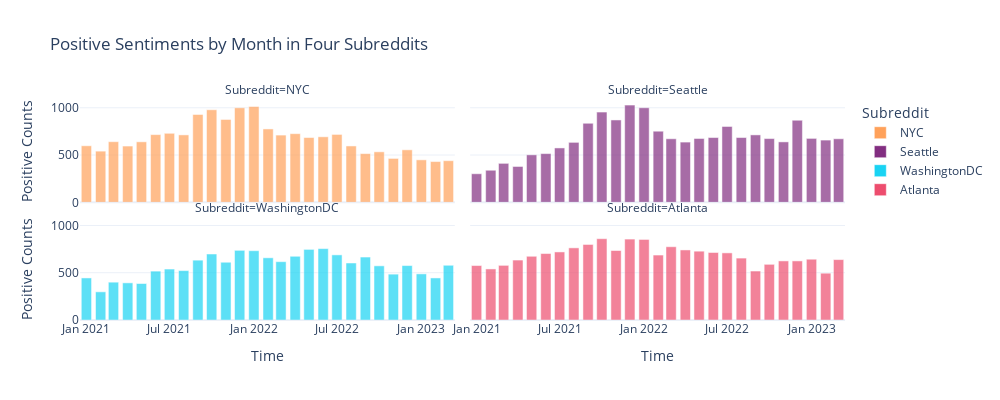

Notebook code cell kept with this figure:
### Markdown cell above
### Sentiment over time

### Code cell
import arrow
import pandas as pd
import plotly.express as px
# read the parquet file
# df = pd.read_parquet('/Users/linlinw/fall-2023-reddit-project-team-02/website/notebooks/nlp_reddit_df.parquet')
df = reddit_nlp_df
# only keep column domain, created_utc, sentiment
df_sentiment = df[['domain', 'created_utc', 'sentiment']]
# Convert 'created_utc' to datetime
df_sentiment['created_utc'] = pd.to_datetime(df_sentiment['created_utc'])
# Extract year and month
df_sentiment['year_month'] = df_sentiment['created_utc'].dt.to_period('M')
df_sentiment = df_sentiment[['domain', 'sentiment', 'year_month']]
# extract data that domain = self.Seattle
nyc_sentiment = df_sentiment[df_sentiment['domain'] == 'self.nyc']
seattle_sentiment = df_sentiment[df_sentiment['domain'] == 'self.Seattle']
dc_sentiment = df_sentiment[df_sentiment['domain'] == 'self.washingtondc']
atlanta_sentiment = df_sentiment[df_sentiment['domain'] == 'self.Atlanta']
nyc_count = nyc_sentiment.groupby("year_month")["sentiment"].apply(lambda x: x.apply(pd.Series).stack().value_counts()).unstack(fill_value=0)
seattle_count = seattle_sentiment.groupby("year_month")["sentiment"].apply(lambda x: x.apply(pd.Series).stack().value_counts()).unstack(fill_value=0)
dc_count = dc_sentiment.groupby("year_month")["sentiment"].apply(lambda x: x.apply(pd.Series).stack().value_counts()).unstack(fill_value=0)
atlanta_count = atlanta_sentiment.groupby("year_month")["sentiment"].apply(lambda x: x.apply(pd.Series).stack().value_counts()).unstack(fill_value=0)
# add a Subreddit column
nyc_count['Subreddit'] = 'NYC'
seattle_count['Subreddit'] = 'Seattle'
dc_count['Subreddit'] = 'WashingtonDC'
atlanta_count['Subreddit'] = 'Atlanta'
# combine all the dataframes
df_all = pd.concat([nyc_count, seattle_count, dc_count, atlanta_count])
# rename the columns
df_all.columns = ['Negative', 'Neutral', 'Positive','nan', 'Subreddit']
# plot a bar chart with four different cities by year_month and positive sentiment counts and put four cities in one chart using facet_col
facet_colors = {
    'nyc': '#7DDF64',
    'washingtondc': '#FAA916',
    'Seattle': '#822E81',
    'Atlanta': '#ED4D6E'
}

df_all['year_month'] = df_all.index.strftime('%Y-%m')
fig = px.bar(df_all, x='year_month', y="Positive", title="Positive Sentiments by Month in Four Subreddits",
                facet_col="Subreddit",
                facet_col_wrap=2,
                color='Subreddit',
                color_discrete_map=facet_colors,
                opacity=0.7, width=1000, height=400, template='plotly_white', 
                labels={'year_month':'Time', 'Positive':'Positive Counts'})
fig.update_yaxes(title_text='Positive Counts', col=1)
fig.show()

### Figure 1 — Plotly figure (JSON) as saved in the notebook; plotly's stock layout.template omitted (floating-point values rounded to 4 significant figures)
{"data": [{"alignmentgroup": "True", "hovertemplate": "Subreddit=NYC<br>Time=%{x}<br>Positive=%{y}<extra></extra>", "legendgroup": "NYC", "marker": {"color": "#FFA15A", "opacity": 0.7, "pattern": {"shape": ""}}, "name": "NYC", "offsetgroup": "NYC", "orientation": "v", "showlegend": true, "textposition": "auto", "type": "bar", "x": ["2021-01", "2021-02", "2021-03", "2021-04", "2021-05", "2021-06", "2021-07", "2021-08", "2021-09", "2021-10", "2021-11", "2021-12", "2022-01", "2022-02", "2022-03", "2022-04", "2022-05", "2022-06", "2022-07", "2022-08", "2022-09", "2022-10", "2022-11", "2022-12", "2023-01", "2023-02", "2023-03"], "xaxis": "x3", "y": [598, 541, 641, 595, 640, 716, 730, 713, 929, 979, 876, 1000, 1013, 776, 711, 726, 685, 693, 718, 596, 515, 534, 464, 555, 449, 431, 440], "yaxis": "y3"}, {"alignmentgroup": "True", "hovertemplate": "Subreddit=Seattle<br>Time=%{x}<br>Positive=%{y}<extra></extra>", "legendgroup": "Seattle", "marker": {"color": "#822E81", "opacity": 0.7, "pattern": {"shape": ""}}, "name": "Seattle", "offsetgroup": "Seattle", "orientation": "v", "showlegend": true, "textposition": "auto", "type": "bar", "x": ["2021-01", "2021-02", "2021-03", "2021-04", "2021-05", "2021-06", "2021-07", "2021-08", "2021-09", "2021-10", "2021-11", "2021-12", "2022-01", "2022-02", "2022-03", "2022-04", "2022-05", "2022-06", "2022-07", "2022-08", "2022-09", "2022-10", "2022-11", "2022-12", "2023-01", "2023-02", "2023-03"], "xaxis": "x4", "y": [302, 339, 412, 379, 502, 515, 575, 634, 836, 954, 871, 1028, 1000, 752, 672, 637, 675, 685, 802, 685, 713, 674, 639, 868, 676, 658, 672], "yaxis": "y4"}, {"alignmentgroup": "True", "hovertemplate": "Subreddit=WashingtonDC<br>Time=%{x}<br>Positive=%{y}<extra></extra>", "legendgroup": "WashingtonDC", "marker": {"color": "#19d3f3", "opacity": 0.7, "pattern": {"shape": ""}}, "name": "WashingtonDC", "offsetgroup": "WashingtonDC", "orientation": "v", "showlegend": true, "textposition": "auto", "type": "bar", "x": ["2021-01", "2021-02", "2021-03", "2021-04", "2021-05", "2021-06", "2021-07", "2021-08", "2021-09", "2021-10", "2021-11", "2021-12", "2022-01", "2022-02", "2022-03", "2022-04", "2022-05", "2022-06", "2022-07", "2022-08", "2022-09", "2022-10", "2022-11", "2022-12", "2023-01", "2023-02", "2023-03"], "xaxis": "x", "y": [445, 298, 400, 393, 386, 517, 539, 523, 633, 698, 611, 737, 733, 658, 617, 674, 747, 755, 689, 603, 666, 573, 485, 576, 488, 445, 579], "yaxis": "y"}, {"alignmentgroup": "True", "hovertemplate": "Subreddit=Atlanta<br>Time=%{x}<br>Positive=%{y}<extra></extra>", "legendgroup": "Atlanta", "marker": {"color": "#ED4D6E", "opacity": 0.7, "pattern": {"shape": ""}}, "name": "Atlanta", "offsetgroup": "Atlanta", "orientation": "v", "showlegend": true, "textposition": "auto", "type": "bar", "x": ["2021-01", "2021-02", "2021-03", "2021-04", "2021-05", "2021-06", "2021-07", "2021-08", "2021-09", "2021-10", "2021-11", "2021-12", "2022-01", "2022-02", "2022-03", "2022-04", "2022-05", "2022-06", "2022-07", "2022-08", "2022-09", "2022-10", "2022-11", "2022-12", "2023-01", "2023-02", "2023-03"], "xaxis": "x2", "y": [576, 540, 578, 634, 674, 703, 720, 763, 799, 860, 735, 856, 852, 687, 775, 741, 728, 714, 710, 655, 518, 589, 625, 625, 643, 495, 639], "yaxis": "y2"}], "layout": {"annotations": [{"font": {}, "showarrow": false, "text": "Subreddit=WashingtonDC", "x": 0.245, "xanchor": "center", "xref": "paper", "y": 0.465, "yanchor": "bottom", "yref": "paper"}, {"font": {}, "showarrow": false, "text": "Subreddit=Atlanta", "x": 0.755, "xanchor": "center", "xref": "paper", "y": 0.465, "yanchor": "bottom", "yref": "paper"}, {"font": {}, "showarrow": false, "text": "Subreddit=NYC", "x": 0.245, "xanchor": "center", "xref": "paper", "y": 1.0, "yanchor": "bottom", "yref": "paper"}, {"font": {}, "showarrow": false, "text": "Subreddit=Seattle", "x": 0.755, "xanchor": "center", "xref": "paper", "y": 1.0, "yanchor": "bottom", "yref": "paper"}], "barmode": "relative", "height": 400, "legend": {"title": {"text": "Subreddit"}, "tracegroupgap": 0}, "title": {"text": "Positive Sentiments by Month in Four Subreddits"}, "width": 1000, "xaxis": {"anchor": "y", "domain": [0, 0.49], "title": {"text": "Time"}}, "xaxis2": {"anchor": "y2", "domain": [0.51, 1], "matches": "x", "title": {"text": "Time"}}, "xaxis3": {"anchor": "y3", "domain": [0, 0.49], "matches": "x", "showticklabels": false}, "xaxis4": {"anchor": "y4", "domain": [0.51, 1], "matches": "x", "showticklabels": false}, "yaxis": {"anchor": "x", "domain": [0, 0.465], "title": {"text": "Positive Counts"}}, "yaxis2": {"anchor": "x2", "domain": [0, 0.465], "matches": "y", "showticklabels": false}, "yaxis3": {"anchor": "x3", "domain": [0.535, 1.0], "matches": "y", "title": {"text": "Positive Counts"}}, "yaxis4": {"anchor": "x4", "domain": [0.535, 1.0], "matches": "y", "showticklabels": false}}}
